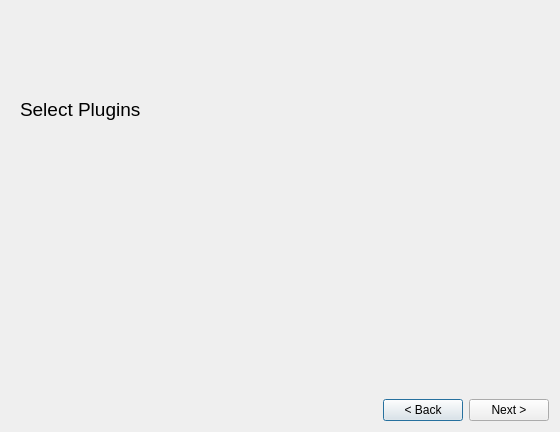
<?xml version="1.0" encoding="UTF-8"?>
<ui version="4.0">
 <class>ezQtCreateProjectDlg</class>
 <widget class="QDialog" name="ezQtCreateProjectDlg">
  <property name="geometry">
   <rect>
    <x>0</x>
    <y>0</y>
    <width>560</width>
    <height>432</height>
   </rect>
  </property>
  <property name="windowTitle">
   <string>Create Project</string>
  </property>
  <property name="windowIcon">
   <iconset resource="../../../Tools/Libs/GuiFoundation/QtResources/resources.qrc">
    <normaloff>:/GuiFoundation/Icons/ProjectAdd.svg</normaloff>:/GuiFoundation/Icons/ProjectAdd.svg</iconset>
  </property>
  <layout class="QVBoxLayout" name="verticalLayout">
   <item>
    <widget class="QStackedWidget" name="StackedPages">
     <property name="currentIndex">
      <number>1</number>
     </property>
     <widget class="QWidget" name="Basics" native="true">
      <layout class="QVBoxLayout" name="verticalLayout_2">
       <item>
        <widget class="QLabel" name="label_4">
         <property name="text">
          <string>Project Name:</string>
         </property>
        </widget>
       </item>
       <item>
        <widget class="QLineEdit" name="ProjectName">
         <property name="readOnly">
          <bool>false</bool>
         </property>
        </widget>
       </item>
       <item>
        <widget class="QLabel" name="label_5">
         <property name="text">
          <string>Parent Folder::</string>
         </property>
        </widget>
       </item>
       <item>
        <layout class="QHBoxLayout" name="horizontalLayout_3">
         <item>
          <widget class="QLineEdit" name="ProjectFolder">
           <property name="readOnly">
            <bool>true</bool>
           </property>
          </widget>
         </item>
         <item>
          <widget class="QToolButton" name="BrowseFolder">
           <property name="toolTip">
            <string>Open folder in explorer.</string>
           </property>
           <property name="text">
            <string>...</string>
           </property>
           <property name="icon">
            <iconset resource="../../../Tools/Libs/GuiFoundation/QtResources/resources.qrc">
             <normaloff>:/GuiFoundation/Icons/OpenFolder.svg</normaloff>:/GuiFoundation/Icons/OpenFolder.svg</iconset>
           </property>
          </widget>
         </item>
        </layout>
       </item>
       <item>
        <widget class="QLabel" name="label_6">
         <property name="text">
          <string>Project to Create::</string>
         </property>
        </widget>
       </item>
       <item>
        <widget class="QLineEdit" name="ResultPath">
         <property name="readOnly">
          <bool>true</bool>
         </property>
        </widget>
       </item>
       <item>
        <spacer name="verticalSpacer">
         <property name="orientation">
          <enum>Qt::Vertical</enum>
         </property>
         <property name="sizeHint" stdset="0">
          <size>
           <width>20</width>
           <height>252</height>
          </size>
         </property>
        </spacer>
       </item>
      </layout>
     </widget>
     <widget class="QWidget" name="Plugins_2" native="true">
      <layout class="QVBoxLayout" name="verticalLayout_3">
       <item>
        <widget class="QLabel" name="label_2">
         <property name="text">
          <string>&lt;html&gt;&lt;head/&gt;&lt;body&gt;&lt;p&gt;&lt;span style=&quot; font-size:14pt;&quot;&gt;Select Plugins&lt;/span&gt;&lt;/p&gt;&lt;/body&gt;&lt;/html&gt;</string>
         </property>
        </widget>
       </item>
       <item>
        <widget class="ezQtPluginSelectionWidget" name="Plugins" native="true">
         <property name="minimumSize">
          <size>
           <width>20</width>
           <height>20</height>
          </size>
         </property>
        </widget>
       </item>
      </layout>
     </widget>
     <widget class="QWidget" name="Templates">
      <layout class="QVBoxLayout" name="verticalLayout_4">
       <item>
        <widget class="QLabel" name="label">
         <property name="text">
          <string>&lt;html&gt;&lt;head/&gt;&lt;body&gt;&lt;p&gt;&lt;span style=&quot; font-size:14pt;&quot;&gt;Select Project Template&lt;/span&gt;&lt;/p&gt;&lt;/body&gt;&lt;/html&gt;</string>
         </property>
        </widget>
       </item>
       <item>
        <widget class="QListWidget" name="ProjectTemplates">
         <property name="movement">
          <enum>QListView::Static</enum>
         </property>
         <property name="resizeMode">
          <enum>QListView::Adjust</enum>
         </property>
         <property name="viewMode">
          <enum>QListView::IconMode</enum>
         </property>
        </widget>
       </item>
      </layout>
     </widget>
     <widget class="QWidget" name="Summary">
      <layout class="QVBoxLayout" name="verticalLayout_5">
       <item>
        <widget class="QLabel" name="label_3">
         <property name="text">
          <string>&lt;html&gt;&lt;head/&gt;&lt;body&gt;&lt;p&gt;&lt;span style=&quot; font-size:14pt;&quot;&gt;Summary&lt;/span&gt;&lt;/p&gt;&lt;/body&gt;&lt;/html&gt;</string>
         </property>
        </widget>
       </item>
       <item>
        <spacer name="verticalSpacer_3">
         <property name="orientation">
          <enum>Qt::Vertical</enum>
         </property>
         <property name="sizeType">
          <enum>QSizePolicy::Fixed</enum>
         </property>
         <property name="sizeHint" stdset="0">
          <size>
           <width>20</width>
           <height>20</height>
          </size>
         </property>
        </spacer>
       </item>
       <item>
        <widget class="QLabel" name="label_7">
         <property name="text">
          <string>Project to Create:</string>
         </property>
        </widget>
       </item>
       <item>
        <widget class="QLineEdit" name="ResultPath2">
         <property name="readOnly">
          <bool>true</bool>
         </property>
        </widget>
       </item>
       <item>
        <widget class="QLabel" name="label_8">
         <property name="text">
          <string>Project Template:</string>
         </property>
        </widget>
       </item>
       <item>
        <widget class="QLineEdit" name="ChosenTemplate">
         <property name="readOnly">
          <bool>true</bool>
         </property>
        </widget>
       </item>
       <item>
        <spacer name="verticalSpacer_2">
         <property name="orientation">
          <enum>Qt::Vertical</enum>
         </property>
         <property name="sizeHint" stdset="0">
          <size>
           <width>20</width>
           <height>268</height>
          </size>
         </property>
        </spacer>
       </item>
      </layout>
     </widget>
    </widget>
   </item>
   <item>
    <layout class="QHBoxLayout" name="horizontalLayout">
     <item>
      <spacer name="horizontalSpacer">
       <property name="orientation">
        <enum>Qt::Horizontal</enum>
       </property>
       <property name="sizeHint" stdset="0">
        <size>
         <width>40</width>
         <height>20</height>
        </size>
       </property>
      </spacer>
     </item>
     <item>
      <widget class="QPushButton" name="Prev">
       <property name="text">
        <string>&lt; Back</string>
       </property>
      </widget>
     </item>
     <item>
      <widget class="QPushButton" name="Next">
       <property name="text">
        <string>Next &gt;</string>
       </property>
      </widget>
     </item>
    </layout>
   </item>
  </layout>
 </widget>
 <customwidgets>
  <customwidget>
   <class>ezQtPluginSelectionWidget</class>
   <extends>QWidget</extends>
   <header location="global">EditorFramework/Dialogs/PluginSelectionWidget.moc.h</header>
   <container>1</container>
  </customwidget>
 </customwidgets>
 <resources>
  <include location="../../../Tools/Libs/GuiFoundation/QtResources/resources.qrc"/>
  <include location="../QtResources/resources.qrc"/>
 </resources>
 <connections/>
</ui>
